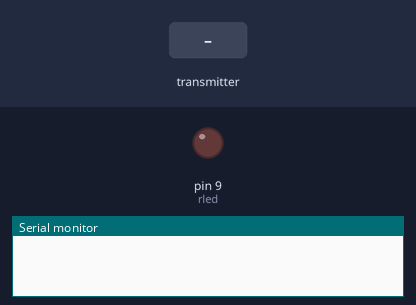
This sketch was run on a simulated Arduino Uno, built with avr-gcc and run on an emulated ATmega328P. Parts: output pins drawn as LEDs (lit = HIGH), the last lines printed to the serial monitor. The test bench sets the inputs (shaded band). No radio packets arrive unless stated.

Above: at 1.2 s.
1.3 s: the transmitter starts sending msg = 1
At 2.5 s:
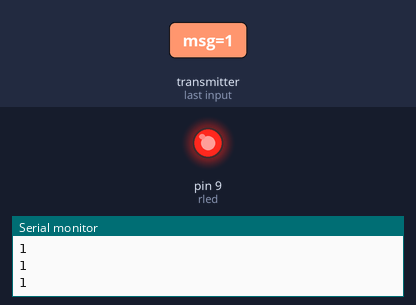
2.8 s: the transmitter starts sending msg = 0
At 3.8 s:
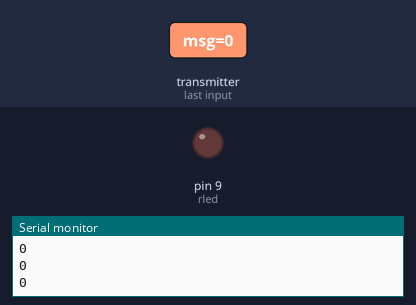
Timing chart, 0 to 5.8 s (numbered marks = the images above; inputs shaded):
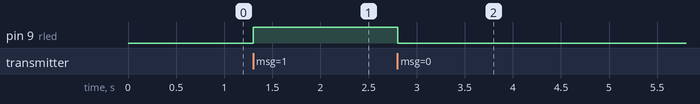

Measured:
- after the input at 1.3 s, pin 9 (rled): LOW → HIGH at once
- after the input at 2.8 s, pin 9 (rled): HIGH → LOW at once

The sketch:

RFReceiver.ino
```cpp
/*
* Arduino Wireless Communication Tutorial
*       Example 1 - Receiver Code
*
* by Dejan Nedelkovski, www.HowToMechatronics.com
*
* Library: TMRh20/RF24, https://github.com/tmrh20/RF24/
*/

#include <SPI.h>
#include <nRF24L01.h>
#include <RF24.h>

RF24 radio(7, 8); // CE, CSN

const byte address[6] = "00001";
const int rled = 9;

void setup() {
  pinMode(rled, OUTPUT);
  Serial.begin(9600);
  radio.begin();
  radio.openReadingPipe(0, address);
  radio.setPALevel(RF24_PA_MIN);
  radio.startListening();
}

void loop() {
  digitalWrite(rled, LOW);
//  if (radio.available()) {
//    char text[32] = "";
//    radio.read(&text, sizeof(text));
//    Serial.println(text);
//    digitalWrite(rled, HIGH);
//  }
  while(radio.available()){
    char text[32] = "";
    int msg = 0;
//    radio.read(&text, sizeof(text));
    radio.read(&msg, sizeof(msg));
    Serial.println(text);
    Serial.println(msg);
    if(msg == 1){
      digitalWrite(9, HIGH);
      delay(500);
    }
  }
}
```
